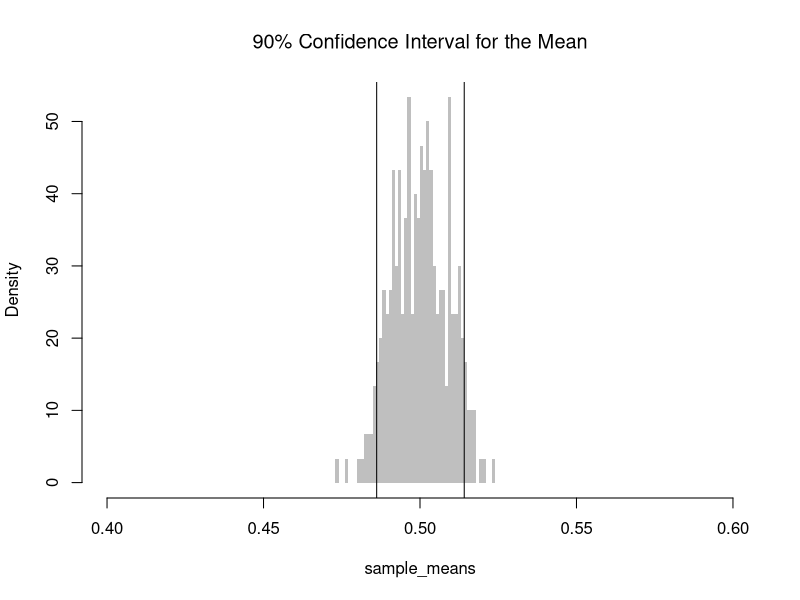
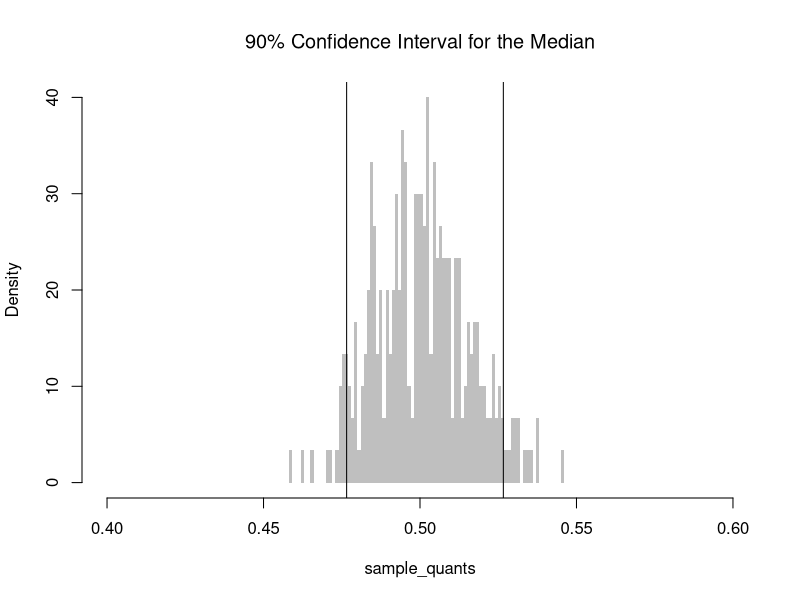
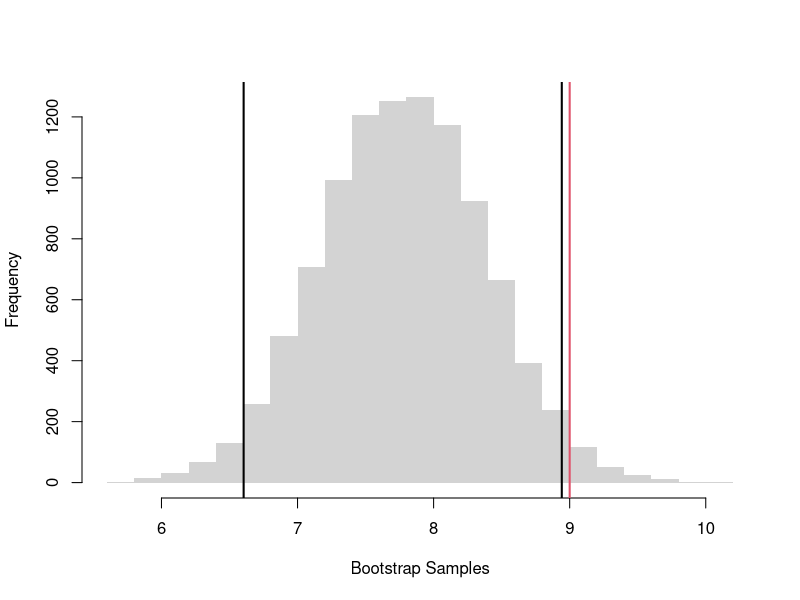
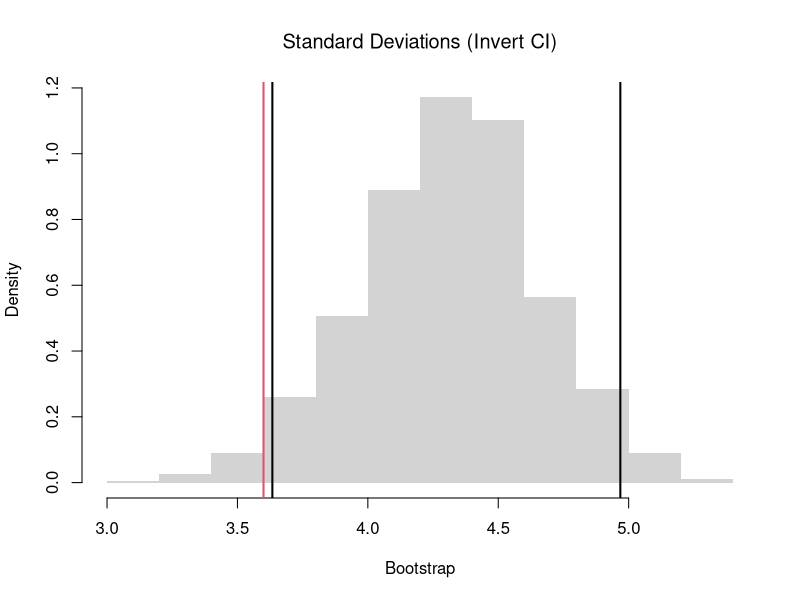
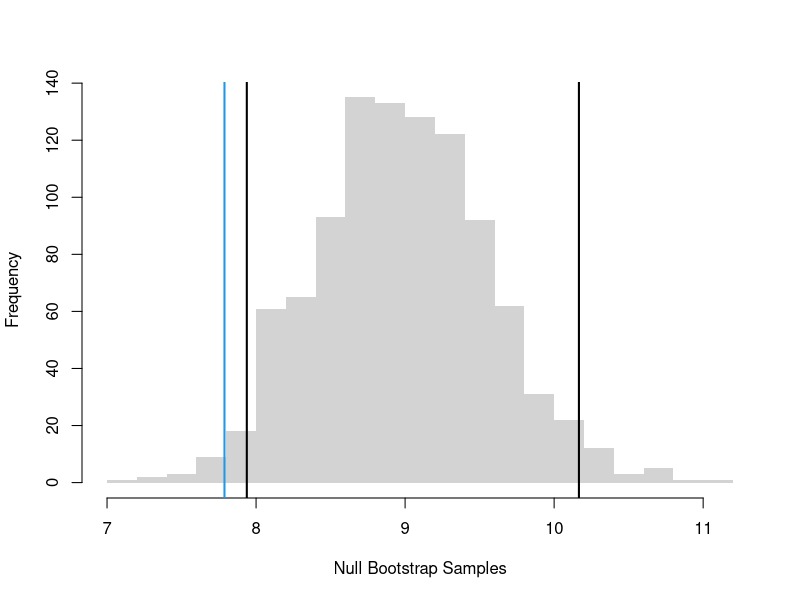
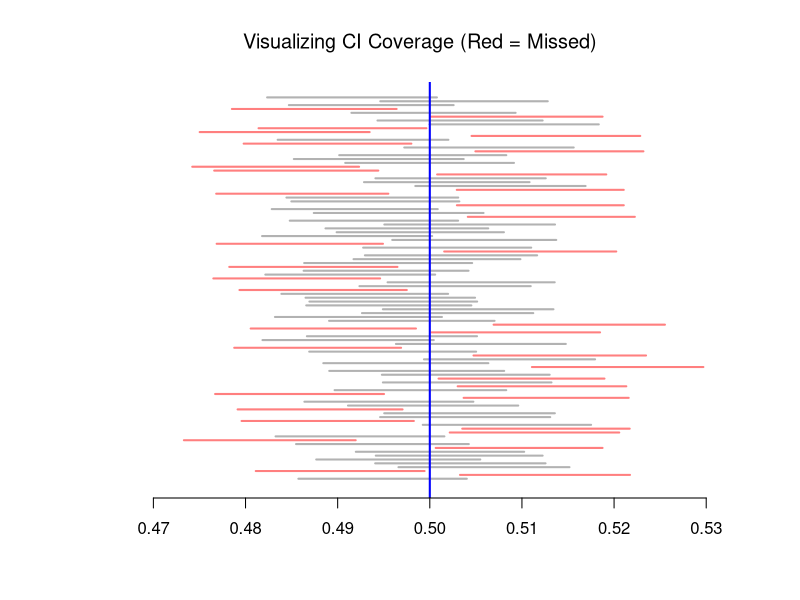

The R script that drew these images, in order:
## ---- chunk 1
# Create 300 samples, each with 1000 random uniform variables
x_samples <- matrix(nrow=300, ncol=1000)
for(i in seq(1,nrow(x_samples))){
    x_samples[i,] <- runif(1000)
}
sample_means <- apply(x_samples, 1, mean) # mean for each sample (row)

# Middle 90%
mq <- quantile(sample_means, probs=c(.05,.95))
paste0('we are 90% confident that the mean is between ', 
    round(mq[1],2), ' and ', round(mq[2],2) )

hist(sample_means,
    breaks=seq(.4,.6, by=.001), 
    border=NA, freq=F,
    col=rgb(0,0,0,.25), font.main=1,
    main='90% Confidence Interval for the Mean')
abline(v=mq)
## ---- chunk 2
## Sample Quantiles (medians)
sample_quants <- apply(x_samples, 1, quantile, probs=0.5) #quantile for each sample (row)

# Middle 90% of estimates
mq <- quantile(sample_quants, probs=c(.05,.95))
paste0('we are 90% confident that the median is between ', 
    round(mq[1],2), ' and ', round(mq[2],2) )

hist(sample_quants,
    breaks=seq(.4,.6, by=.001),
    border=NA, freq=F,
    col=rgb(0,0,0,.25), font.main=1,
    main='90% Confidence Interval for the Median')
abline(v=mq)
## ---- chunk 3
X <- c(18,20,22,24) #student ages
# six possible samples of size 2
m1 <- mean( X[c(1,2)] ) #{1,2}
m2 <- mean( X[c(1,3)] ) #{1,3}
m3 <- mean( X[c(1,4)] ) #{1,4}
m4 <- mean( X[c(2,3)] ) #{2,3}
m5 <- mean( X[c(2,4)] ) #{2,4}
m6 <- mean( X[c(3,4)] ) #{3,4}
means_2 <- c(m1, m2, m3, m4, m5, m6)
sd(means_2)

# four possible samples of size 3
m1 <- mean( X[c(1,2,3)] ) 
m2 <- mean( X[c(1,2,4)] ) 
m3 <- mean( X[c(1,3,4)] ) 
m4 <- mean( X[c(2,3,4)] ) 
means_3 <- c(m1, m2, m3, m4)
sd(means_3)
## ---- chunk 4
sample_dat <- USArrests[,'Murder']
sample_mean <- mean(sample_dat)
sample_mean

# Jackknife Distribution
n <- length(sample_dat)
jackknife_means <- vector(length=n)
for(i in seq_along(jackknife_means)){
    dat_noti <- sample_dat[-i]
    mean_noti <- mean(dat_noti)
    jackknife_means[i] <- mean_noti
}

# Bootstrap Distribution
set.seed(1) # to be replicable
bootstrap_means <- vector(length=9999)
for(b in seq_along(bootstrap_means)){
    dat_id <- seq(1,n)
    boot_id <- sample(dat_id , replace=T)
    dat_b  <- sample_dat[boot_id] # c.f. jackknife
    mean_b <- mean(dat_b)
    bootstrap_means[b] <-mean_b
}

# Jack CI
jack_ci <- quantile(jackknife_means, probs=c(.025, .975))
jack_ci

# Boot CI
boot_ci <- quantile(bootstrap_means, probs=c(.025, .975))
boot_ci

# more conservative estimate
ci <- boot_ci
## ---- chunk 5
hist(bootstrap_means, breaks=25,
    border=NA,
    main='',
    xlab='Bootstrap Samples')
# CI
ci_95 <- quantile(bootstrap_means, probs=c(.025, .975))
abline(v=ci_95, lwd=2)
# H0: mean=9
abline(v=9, col=2, lwd=2)
## ---- chunk 6
# Bootstrap Distribution for SD
sd_obs <- sd(sample_dat)
bootstrap_sd <- vector(length=999)
for(b in seq_along(bootstrap_sd)){
    x_b <- sample(sample_dat, replace=T)
    sd_b <- sd(x_b)
    bootstrap_sd[b] <- sd_b
}

# Test for SD Differences (Invert CI)
sd_null <- 3.6
hist(bootstrap_sd, freq=F,
    border=NA, xlab='Bootstrap', font.main=1,
    main='Standard Deviations (Invert CI)')
sd_ci <- quantile(bootstrap_sd, probs=c(0.025,.975) )
abline(v=sd_ci, lwd=2)
abline(v=sd_null, lwd=2, col=2)
## ---- chunk 7
sample_dat <- USArrests[,'Murder']
sample_mean <- mean(sample_dat)

# Bootstrap NULL: mean=9
# Bootstrap shift: center each bootstrap resample so that the distribution satisfies the null hypothesis on average.
set.seed(1)
mu <- 9
bootstrap_means_null <- vector(length=999)
for(b in seq_along(bootstrap_means_null)){
    dat_b <- sample(sample_dat, replace=T) 
    mean_b <- mean(dat_b) + (mu - sample_mean) # impose the null via Bootstrap shift
    bootstrap_means_null[b] <- mean_b
}
hist(bootstrap_means_null, breaks=25, border=NA,
    main='',
    xlab='Null Bootstrap Samples')
ci_95 <- quantile(bootstrap_means_null, probs=c(.025, .975)) # critical region
abline(v=ci_95, lwd=2)
abline(v=sample_mean, lwd=2, col=4)
## ---- chunk 8
# Confidence Interval for each sample
xq <- apply(x_samples, 1, function(r){ #theoretical se's 
    mean(r) + c(-1,1)*sd(r)/sqrt(length(r))
})
# First 3 interval estimates
xq[, c(1,2,3)]

# Explicit calculation
mu_true <- 0.5 # theoretical result for uniform samples
# Logical vector: whether the true mean is in each CI
covered <- mu_true >= xq[1, ] & mu_true <= xq[2, ]
# Empirical coverage rate
coverage_rate <- mean(covered)
cat(sprintf("Estimated coverage probability: %.2f%%\n", 100 * coverage_rate))

# Theoretically: [-1 sd, +1 sd] has 2/3 coverage
# Change to [-2 sd, +2 sd] to see Precision-Accuracy tradeoff.
## ---- chunk 9
# Visualize first 100 confidence intervals
n <- 100
plot.new()
plot.window(xlim = range(xq), ylim = c(0, n))
for (i in seq(1,n) ) {
  col_i <- if (covered[i]) rgb(0, 0, 0, 0.3) else rgb(1, 0, 0, 0.5)
  segments(xq[1, i], i, xq[2, i], i, col = col_i, lwd = 2)
}
abline(v = mu_true, col = "blue", lwd = 2)
axis(1)
title("Visualizing CI Coverage (Red = Missed)", font.main=1)
